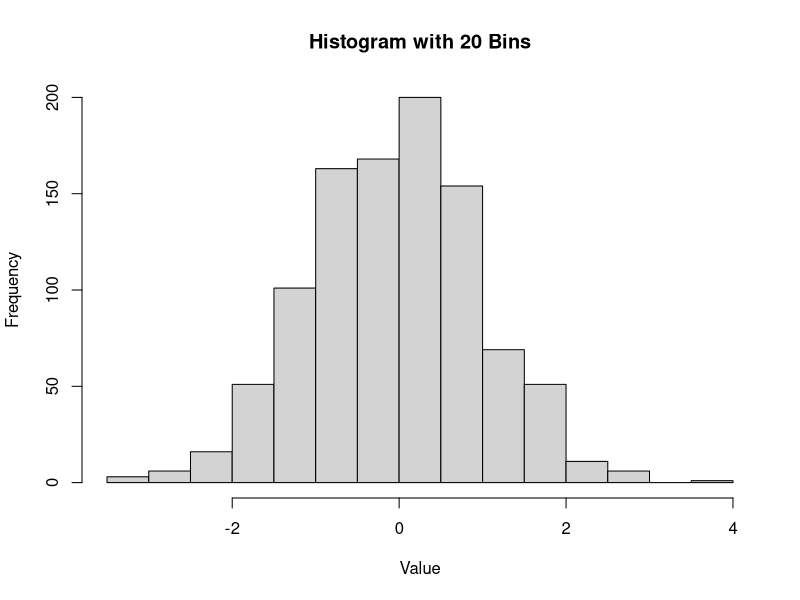

This chart was generated by the following R code:
# some random data
data <- rnorm(1000)

# a histogram with specified number of bins
hist(data, breaks = 20, main = "Histogram with 20 Bins", xlab = "Value", ylab = "Frequency")
